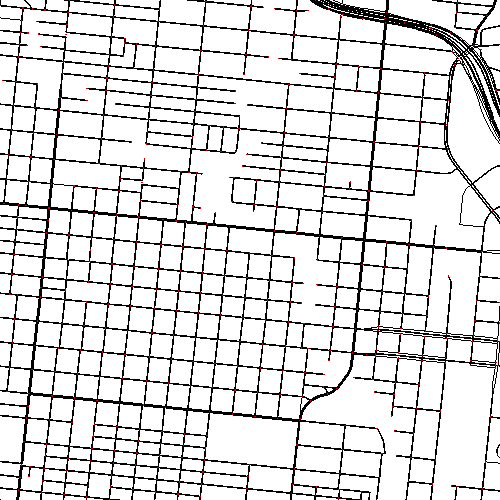
#> input picture sample_dataset/image1.png, 500 x 500 px
$ python map_dataset_generator.py
#> lines starting #> are read from the running program, lines starting #| are printed output that depends on the picture
import numpy as np
import pandas as pd
import cv2
import matplotlib.pyplot as plt

img1 = cv2.imread("image1.png")
#> img1 is the input picture: shape (500, 500, 3); mean B, G, R 219.6, 219.6, 220.4
gray_img1 = cv2.cvtColor(img1, cv2.COLOR_BGR2GRAY)
img1_flat = gray_img1.flatten()
img1_goal = np.array((462,53))
img1_data = np.hstack((img1_flat,img1_goal))
height1,width1 = gray_img1.shape[0:2]
#> height1 = 500; width1 = 500

img2 = cv2.imread("image2.png")
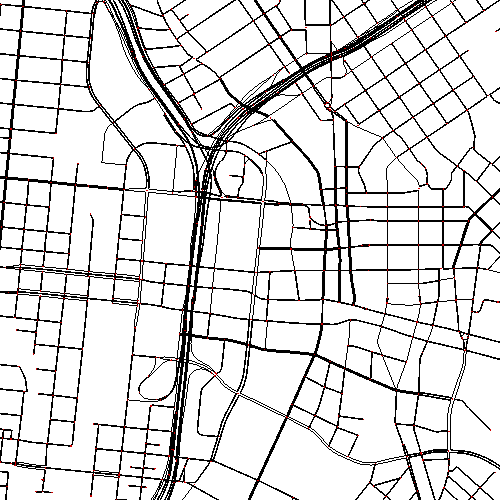
#> input picture sample_dataset/image2.png, 500 x 500 px
#> img2 is the input picture: shape (500, 500, 3); mean B, G, R 219.3, 219.3, 220.2
gray_img2 = cv2.cvtColor(img2, cv2.COLOR_BGR2GRAY)
img2_flat = gray_img2.flatten()
img2_goal = np.array((206,152))
img2_data = np.hstack((img2_flat,img2_goal))
height2,width2 = gray_img2.shape[0:2]
#> height2 = 500; width2 = 500

img3 = cv2.imread("image3.png")
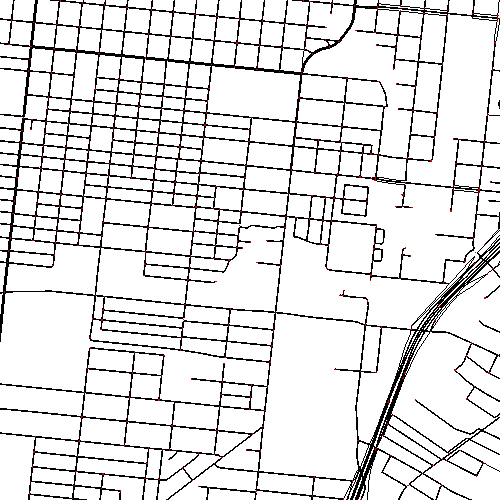
#> input picture sample_dataset/image3.png, 500 x 500 px
#> img3 is the input picture: shape (500, 500, 3); mean B, G, R 224.5, 224.5, 225.2
gray_img3 = cv2.cvtColor(img3, cv2.COLOR_BGR2GRAY)
img3_flat = gray_img3.flatten()
img3_goal = np.array((419,334))
img3_data = np.hstack((img3_flat,img3_goal))
height3,width3 = gray_img3.shape[0:2]
#> height3 = 500; width3 = 500

img4 = cv2.imread("image4.png")
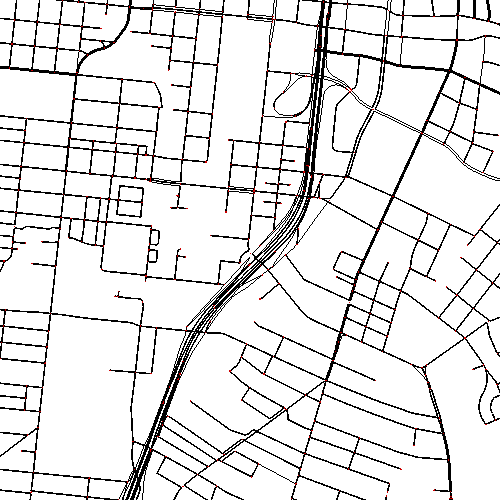
#> input picture sample_dataset/image4.png, 500 x 500 px
#> img4 is the input picture: shape (500, 500, 3); mean B, G, R 226.9, 226.9, 227.6
gray_img4 = cv2.cvtColor(img4, cv2.COLOR_BGR2GRAY)
img4_flat = gray_img4.flatten()
img4_goal = np.array((316,89))
img4_data = np.hstack((img4_flat,img4_goal))
height4,width4 = gray_img4.shape[0:2]
#> height4 = 500; width4 = 500

img5 = cv2.imread("image5.png")
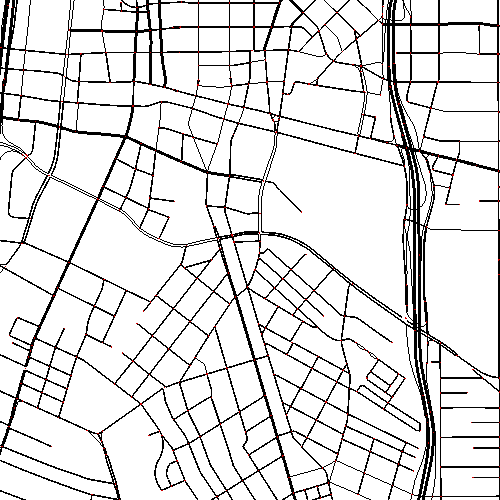
#> input picture sample_dataset/image5.png, 500 x 500 px
#> img5 is the input picture: shape (500, 500, 3); mean B, G, R 223.4, 223.4, 224.1
gray_img5 = cv2.cvtColor(img5, cv2.COLOR_BGR2GRAY)
img5_flat = gray_img5.flatten()
img5_goal = np.array((414,330))
img5_data = np.hstack((img5_flat,img5_goal))
height5,width5 = gray_img5.shape[0:2]
#> height5 = 500; width5 = 500

img6 = cv2.imread("image6.png")
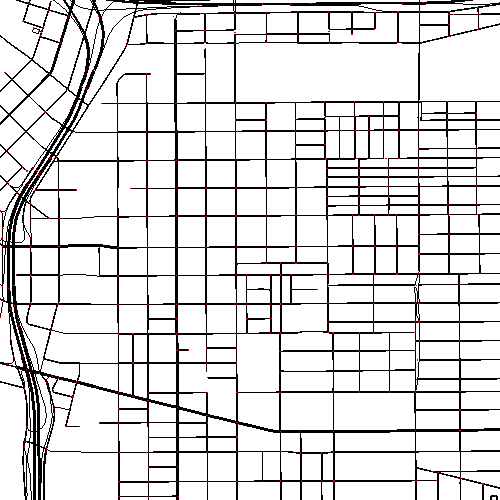
#> input picture sample_dataset/image6.png, 500 x 500 px
#> img6 is the input picture: shape (500, 500, 3); mean B, G, R 219.9, 219.9, 220.6
gray_img6 = cv2.cvtColor(img6, cv2.COLOR_BGR2GRAY)
img6_flat = gray_img6.flatten()
img6_goal = np.array((26,372))
img6_data = np.hstack((img6_flat,img6_goal))
height6,width6 = gray_img6.shape[0:2]
#> height6 = 500; width6 = 500

img7 = cv2.imread("image7.png")
#> (the run stopped early here; a loop or call above may not have finished)
